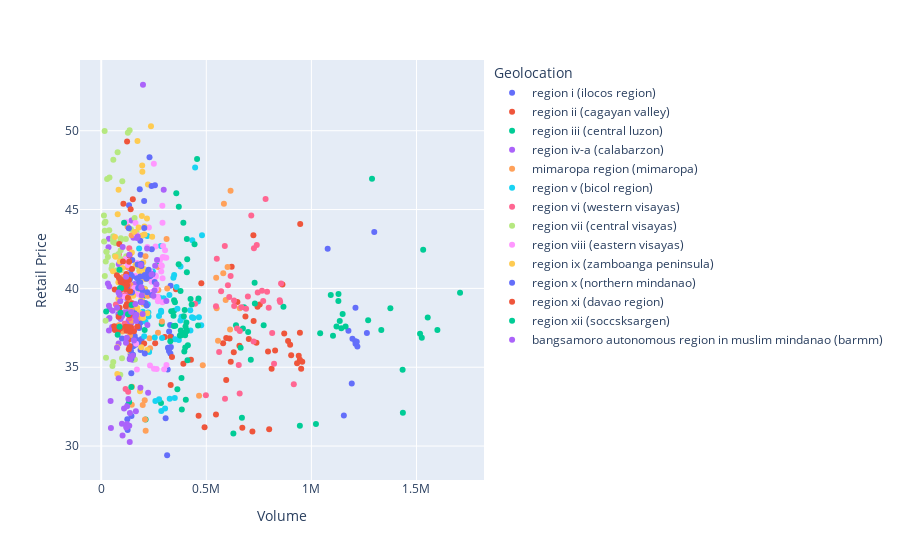
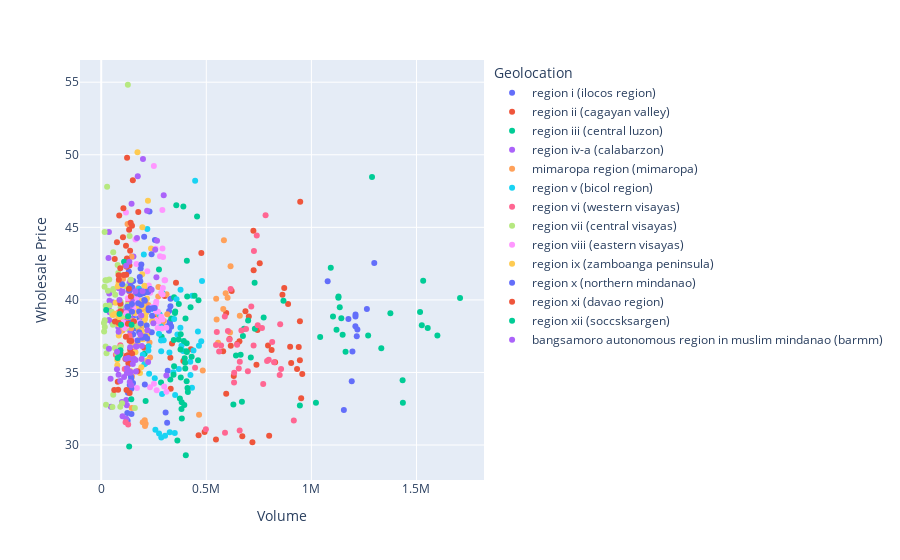

Notebook code for these charts, in order:
### Markdown cell above
## Quarterly-Regional Analysis

### Code cell
# @title Quarterly megadataset for rice
# Volume of Rice
df1 = pd.read_csv("datasets/agricultural-indicators/volume_rice-corn.csv", skiprows=2, na_values=[".."])
df1 = preprocess_baesians_1(df1, "Palay", "Rice", melt_value="Volume")

# Farmgate Price of Rice
df = read_csv_to_df("datasets/prices/prices_farmgate-new-series_2010-2023.csv")
df = get_quarter_columns(df, range(2012, 2024), 2)
df = preprocess_baesians_1(df, "Palay [Paddy] Other Variety, dry (conv. to 14% mc)", "Rice", melt_value="Farmgate Price")

# Retail Price of Rice
df3 = read_csv_to_df("datasets/prices/prices_retail_2012-2023.csv")
df3 = get_quarter_columns(df3, range(2012, 2024), 2)
df3 = preprocess_baesians_1(df3, "RICE, REGULAR-MILLED, 1 KG", "Rice", melt_value="Retail Price")

# Wholesale Price of Rice
df4 = pd.read_csv("datasets/prices/prices_wholesale-new-series_2010-2023.csv",)
df4 = get_quarter_columns(df4, range(2012, 2024), 2)
df4 = preprocess_baesians_1(df4, "Well Milled Rice (WMR)", "Rice", melt_value="Wholesale Price")

# Cropyield (Area Harvested) of Rice
df5 = pd.read_csv("datasets/agricultural-indicators/area-harvested-palay-corn_quarterly-annual_2010-2023.csv", skiprows=1)
df5 = preprocess_baesians_1(df5, "Palay", "Rice", melt_value="Area Harvested")
df5 = df5[df5["Period"].str.contains("Q")]

# Consumer Price Index (All Income) per Region of Rice
df6 = pd.read_csv("datasets/price-indices-2018-based/cpi_all-income-households-by-cg-with-backcasting_1994-2023.csv")
df6 = get_quarter_columns(df6, range(2012, 2024), 2)
df6 = preprocess_baesians_1(df6, "01.1.1.12 - Rice", "Rice", melt_value="CPI All Income")

# Consumer Price Index (Bottom 30) per Region of Rice
df7 = pd.read_csv("datasets/price-indices-2018-based/cpi_bottom-30-by-cg-with-backcasting_2012-2017.csv")
df7 = preprocess_baesians_1(df7, "01.1.1.12 - Rice", "Rice", melt_value=None)
tdf = pd.read_csv("datasets/price-indices-2018-based/cpi_bottom-30-by-cg_2018-2023.csv")
tdf = preprocess_baesians_1(tdf, "01.1.1.12 - Rice", "Rice", melt_value=None)
df7 = pd.merge(df7, tdf, on=["Geolocation", "Commodity"])
df7 = get_quarter_columns(df7, range(2012, 2024), 2)
df7 = preprocess_baesians_1(df7, "Rice", "Rice", melt_value="CPI Bottom 30")

# Merge all dfs into a single df NOTE: geolocation must be in lower case
# NOTE: barmm is removed because it has null values, unfortunately
dfs = [df1, df, df3, df4, df5, df6, df7]
df = functools.reduce(lambda left, right: pd.merge(left, right), dfs)
move_column(df, "Area Harvested", 4)

# ------------------------------------

# Value of Production of Rice (Annual)
tdf1 = df_val_of_prod
tdf1 = preprocess_baesians_1(tdf1, "Rice", "Rice", melt_value="Value of Production")

tdf2 = df.iloc[:, :3].copy()
tdf2["Period"] = df["Period"].str.replace(" Q\d", "", regex=True)
df["Value of Production"] = pd.merge(tdf1, tdf2)["Value of Production"]

# # Stocks of Rice (Annual)
tdf1 = df_stocks[df_stocks["Commodity"] == "Rice"][["Period", "Stocks"]]
tdf2 = pd.DataFrame(df["Period"].str.replace(" Q\d", "", regex=True).astype(dtype="int64"))
df.insert(3, "Stocks", pd.merge(tdf2, tdf1)["Stocks"])

# Remove Philippines outlier
df = df[df["Geolocation"] != "philippines"]
for x in ["Volume", "Area Harvested", "Stocks"]:
    for y in ["Retail Price", "Wholesale Price", "Farmgate Price", "CPI All Income", "CPI Bottom 30", "Value of Production"]:
        fig = px.scatter(df, x=x, y=y, color="Geolocation")
        fig.show()

# Correlation Matrix for Quarterly-Regions
contingency = df.iloc[:, 3:].corr(method="spearman")
cont_1 = contingency.iloc[3:, 0:3]
fig = px.imshow(cont_1, text_auto=True)
fig.show()

df
